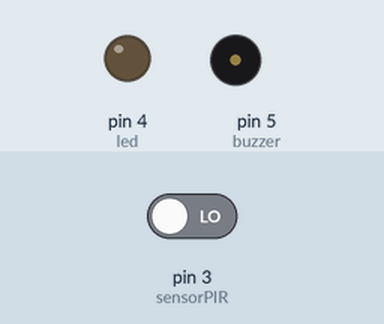
The sketch below on a simulated Arduino Uno, built with avr-gcc and run on an emulated ATmega328P. Parts: output pins drawn as LEDs (lit = HIGH), buzzer (waves = sounding). The test bench sets the inputs (shaded band); at power-on: pin 3 (sensorPIR) LOW.

Above: at 1.2 s.
1.3 s: pin 3 (sensorPIR) driven HIGH
At 2.5 s:
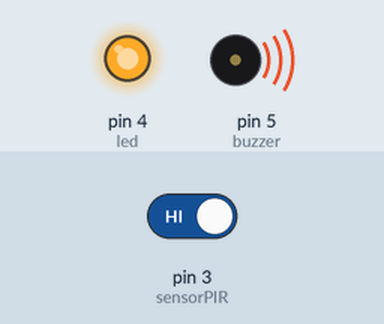
2.8 s: pin 3 (sensorPIR) driven LOW
At 3.9 s:
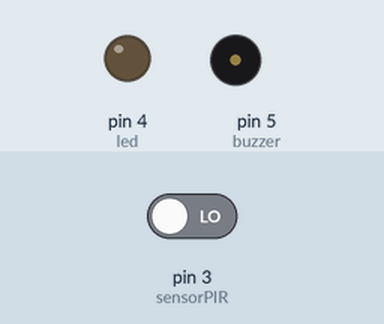
Timing chart, 0 to 5.8 s (numbered marks = the images above; inputs shaded):
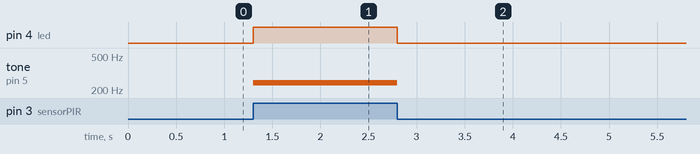

Measured:
- after the input at 1.3 s, pin 4 (led): LOW → HIGH at once; tone on pin 5 (buzzer): silent → 244 Hz at once
- after the input at 2.8 s, pin 4 (led): HIGH → LOW at once; tone on pin 5 (buzzer): 244 Hz → silent at once

The sketch:

alarmecomsensorpir1.ino
```cpp
int sensorPIR = 3;
int buzzer = 5;
int led = 4;

void setup() {
  pinMode(sensorPIR, INPUT);
  pinMode(buzzer, OUTPUT);
  pinMode(led, OUTPUT);
}

void loop() {
  int detectarPresenca = digitalRead(sensorPIR);
  if (detectarPresenca == 1) {
    tone(buzzer, 244);
     digitalWrite(led, HIGH);
  } else {
    noTone(buzzer);
     digitalWrite(led, LOW);
  }
}
```
